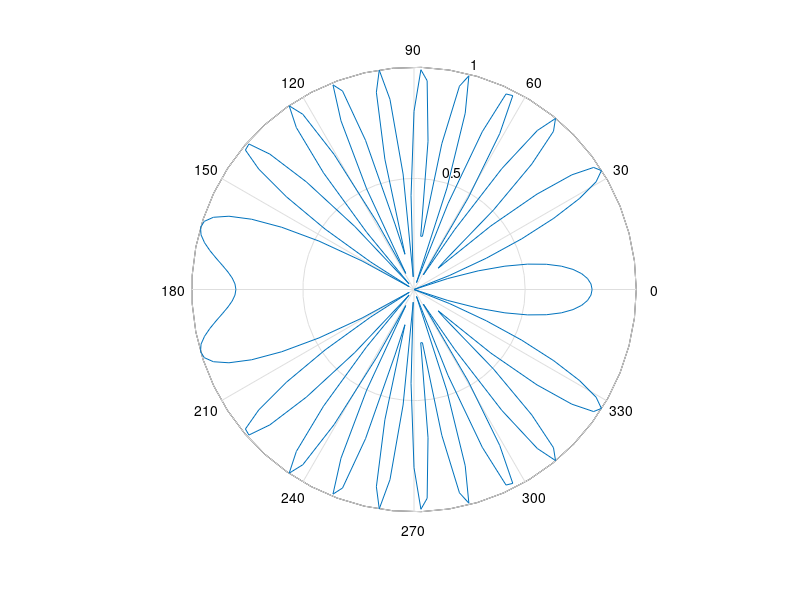

Reproduce this figure in MATLAB.
clc;
close all;
clear all;

phi = 0: 0.01*pi:2*pi;
d = input('Enter d');
delta = input('Enter delta');
dr = 2*pi*d;
psi = dr*cos(phi) + delta;
e = cos(psi/2);
polar(phi,abs(e)/max(e));